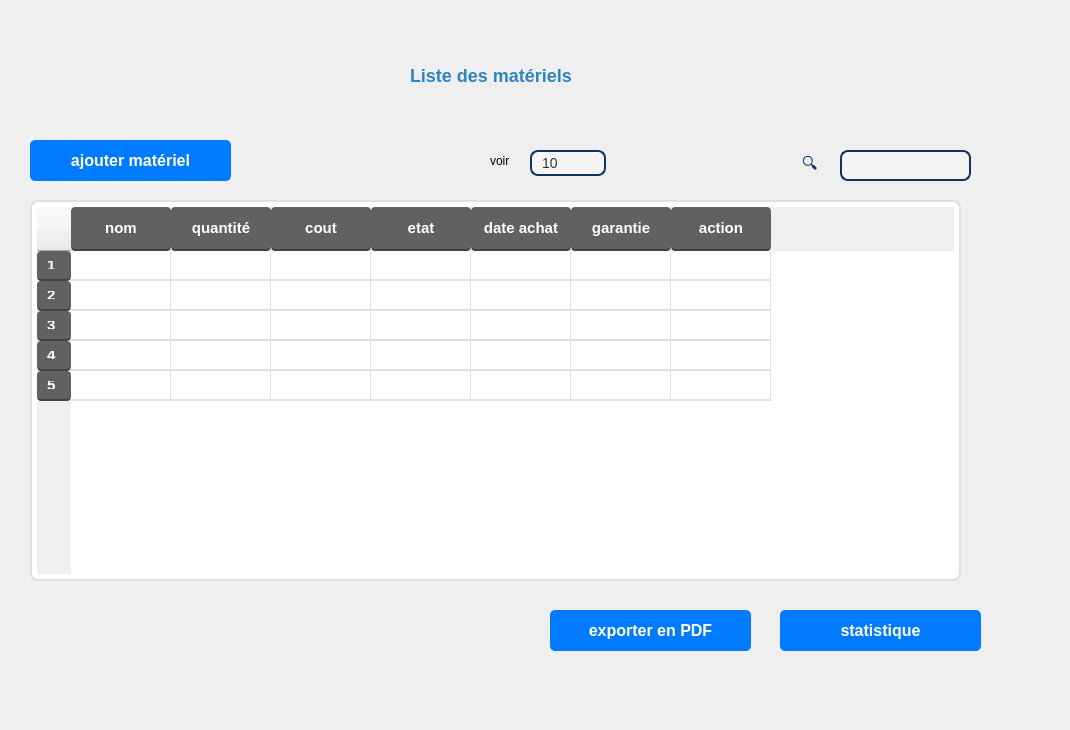
        <widget class="QWidget" name="page_10">
         <widget class="QWidget" name="maincontent_4" native="true">
          <property name="geometry">
           <rect>
            <x>-20</x>
            <y>10</y>
            <width>1061</width>
            <height>711</height>
           </rect>
          </property>
          <property name="sizePolicy">
           <sizepolicy hsizetype="Preferred" vsizetype="Preferred">
            <horstretch>10</horstretch>
            <verstretch>16</verstretch>
           </sizepolicy>
          </property>
          <property name="styleSheet">
           <string notr="true">QWidget#maincontent
 {
    background-color: white;
}
</string>
          </property>
          <widget class="QPushButton" name="pushButton_13">
           <property name="geometry">
            <rect>
             <x>570</x>
             <y>600</y>
             <width>201</width>
             <height>41</height>
            </rect>
           </property>
           <property name="styleSheet">
            <string notr="true">QPushButton {
    background-color: #007bff;  /* Bleu */
    color: white;
    border-radius: 5px;
    padding: 8px 15px;
    font-size: 12pt;
    font-weight: bold;
}

QPushButton:hover {
    background-color: #0056b3;  /* Bleu foncé au survol */
}

</string>
           </property>
           <property name="text">
            <string>exporter en PDF</string>
           </property>
          </widget>
          <widget class="QLabel" name="label_19">
           <property name="geometry">
            <rect>
             <x>810</x>
             <y>140</y>
             <width>81</width>
             <height>31</height>
            </rect>
           </property>
           <property name="styleSheet">
            <string notr="true">QLabel {
    font-size: 16px;
    color: #0f3460;
    padding-left: 8px;
}
</string>
           </property>
           <property name="text">
            <string>🔍</string>
           </property>
          </widget>
          <widget class="QLineEdit" name="lineEdit_24">
           <property name="geometry">
            <rect>
             <x>860</x>
             <y>140</y>
             <width>131</width>
             <height>31</height>
            </rect>
           </property>
           <property name="styleSheet">
            <string notr="true">QLineEdit {
    background-color: #f5f5f5;  /* Fond gris clair moderne */
    border: 2px solid #0f3460;  /* Bordure bleu foncé */
    border-radius: 8px;  /* Coins arrondis */
    padding: 8px 12px;  /* Espacement du texte */
    font-size: 14px;
    color: #333;  /* Couleur du texte */
}

QLineEdit:focus {
    border: 2px solid #e94560;  /* Bordure rouge clair quand on clique */
    background-color: white;  /* Fond blanc au focus */
}
</string>
           </property>
          </widget>
          <widget class="QLabel" name="label_20">
           <property name="geometry">
            <rect>
             <x>510</x>
             <y>140</y>
             <width>63</width>
             <height>21</height>
            </rect>
           </property>
           <property name="text">
            <string>voir </string>
           </property>
          </widget>
          <widget class="QComboBox" name="comboBox_5">
           <property name="geometry">
            <rect>
             <x>550</x>
             <y>140</y>
             <width>76</width>
             <height>26</height>
            </rect>
           </property>
           <property name="styleSheet">
            <string notr="true">QComboBox {
    background-color: #f5f5f5;  /* Fond gris clair */
    border: 2px solid #0f3460;  /* Bordure bleu foncé */
    border-radius: 8px;  /* Coins arrondis */
    padding: 5px 10px;  /* Espacement interne */
    font-size: 14px;
    color: #333;  /* Texte noir */
}

QComboBox::drop-down {
    border: none;
    background: transparent;
    width: 25px;
}

QComboBox::down-arrow {
    image: url(dropdown-icon.png);  /* Icône personnalisée */
    width: 16px;
    height: 16px;
}

QComboBox QAbstractItemView {
    background-color: white;
    border: 1px solid #0f3460;  /* Bordure bleu foncé */
    selection-background-color: #e94560;  /* Fond rouge clair au survol */
    selection-color: white;  /* Texte blanc */
    padding: 5px;
}
</string>
           </property>
           <item>
            <property name="text">
             <string>10</string>
            </property>
           </item>
           <item>
            <property name="text">
             <string>25</string>
            </property>
           </item>
           <item>
            <property name="text">
             <string>50</string>
            </property>
           </item>
           <item>
            <property name="text">
             <string>100</string>
            </property>
           </item>
          </widget>
          <widget class="QTableWidget" name="tableWidget_5">
           <property name="geometry">
            <rect>
             <x>50</x>
             <y>190</y>
             <width>931</width>
             <height>381</height>
            </rect>
           </property>
           <property name="styleSheet">
            <string notr="true">QTableWidget {
    background-color: #ffffff; /* Fond blanc pour un look épuré */
    border: 2px solid #e0e0e0; /* Bordure grise légère */
    gridline-color: #e0e0e0; /* Lignes de grille gris clair */
    selection-background-color: #757575; /* Couleur de sélection grise */
    selection-color: white; /* Texte en blanc sur la sélection */
    font-size: 14px; /* Taille du texte */
    border-radius: 8px; /* Coins arrondis pour le tableau */
    padding: 5px; /* Espace intérieur */
    alternate-background-color: #f5f5f5; /* Couleur alternative pour les lignes */
}

QHeaderView::section {
    background-color: #616161; /* En-têtes en gris foncé */
    color: white; /* Texte blanc */
    font-weight: bold;
    padding: 10px; /* Espacement dans les en-têtes */
    border: none; /* Supprimer les bordures par défaut */
    border-bottom: 2px solid #424242; /* Ligne de séparation sous l'en-tête */
    border-radius: 4px; /* Coins légèrement arrondis pour les en-têtes */
    font-size: 15px; /* Taille du texte des en-têtes */
}

QTableWidget::item {
    padding: 8px; /* Espacement dans les cellules */
    border-bottom: 1px solid #e0e0e0; /* Séparation douce des lignes */
}

QTableWidget::item:hover {
    background-color: #eeeeee; /* Couleur de survol gris clair */
}

QTableWidget::item:selected {
    background-color: #757575; /* Couleur de sélection grise */
    color: white; /* Texte en blanc sur la sélection */
}

QScrollBar:vertical {
    background-color: #ffffff; /* Fond de la barre de défilement */
    width: 12px; /* Largeur de la barre de défilement */
    margin: 0px 0px 0px 0px;
}

QScrollBar::handle:vertical {
    background-color: #757575; /* Couleur de la poignée grise */
    border-radius: 6px; /* Coins arrondis pour la poignée */
    min-height: 20px; /* Hauteur minimale de la poignée */
}

QScrollBar::add-line:vertical,
QScrollBar::sub-line:vertical {
    background: none; /* Supprimer les flèches de défilement */
}

QScrollBar::add-page:vertical,
QScrollBar::sub-page:vertical {
    background: none; /* Supprimer l'arrière-plan de la barre */
}</string>
           </property>
           <row/>
           <row/>
           <row/>
           <row/>
           <row/>
           <column>
            <property name="text">
             <string>nom</string>
            </property>
            <property name="font">
             <font>
              <family>Sans Serif Collection</family>
              <bold>true</bold>
              <stylestrategy>PreferDefault</stylestrategy>
              <hintingpreference>PreferDefaultHinting</hintingpreference>
             </font>
            </property>
            <property name="foreground">
             <brush brushstyle="SolidPattern">
              <color alpha="255">
               <red>0</red>
               <green>0</green>
               <blue>0</blue>
              </color>
             </brush>
            </property>
           </column>
           <column>
            <property name="text">
             <string>quantité</string>
            </property>
            <property name="font">
             <font>
              <bold>true</bold>
             </font>
            </property>
            <property name="background">
             <color>
              <red>152</red>
              <green>152</green>
              <blue>152</blue>
             </color>
            </property>
           </column>
           <column>
            <property name="text">
             <string>cout</string>
            </property>
            <property name="font">
             <font>
              <bold>true</bold>
             </font>
            </property>
           </column>
           <column>
            <property name="text">
             <string>etat</string>
            </property>
            <property name="font">
             <font>
              <bold>true</bold>
             </font>
            </property>
           </column>
           <column>
            <property name="text">
             <string>date achat</string>
            </property>
            <property name="font">
             <font>
              <bold>true</bold>
             </font>
            </property>
           </column>
           <column>
            <property name="text">
             <string>garantie</string>
            </property>
            <property name="font">
             <font>
              <bold>true</bold>
             </font>
            </property>
           </column>
           <column>
            <property name="text">
             <string>action</string>
            </property>
            <property name="font">
             <font>
              <italic>false</italic>
              <bold>true</bold>
             </font>
            </property>
           </column>
           <item row="0" column="0">
            <property name="text">
             <string/>
            </property>
            <property name="foreground">
             <brush brushstyle="Dense1Pattern">
              <color alpha="255">
               <red>155</red>
               <green>144</green>
               <blue>155</blue>
              </color>
             </brush>
            </property>
            <property name="icon">
             <iconset theme="QIcon::ThemeIcon::WeatherShowers"/>
            </property>
           </item>
           <item row="0" column="1">
            <property name="text">
             <string/>
            </property>
            <property name="font">
             <font>
              <strikeout>false</strikeout>
             </font>
            </property>
           </item>
           <item row="1" column="0">
            <property name="text">
             <string/>
            </property>
            <property name="font">
             <font>
              <italic>false</italic>
             </font>
            </property>
            <property name="background">
             <brush brushstyle="NoBrush">
              <color alpha="255">
               <red>0</red>
               <green>0</green>
               <blue>0</blue>
              </color>
             </brush>
            </property>
            <property name="foreground">
             <brush brushstyle="NoBrush">
              <color alpha="255">
               <red>0</red>
               <green>0</green>
               <blue>0</blue>
              </color>
             </brush>
            </property>
           </item>
          </widget>
          <widget class="QPushButton" name="pushButton_14">
           <property name="geometry">
            <rect>
             <x>800</x>
             <y>600</y>
             <width>201</width>
             <height>41</height>
            </rect>
           </property>
           <property name="styleSheet">
            <string notr="true">QPushButton {
    background-color: #007bff;  /* Bleu */
    color: white;
    border-radius: 5px;
    padding: 8px 15px;
    font-size: 12pt;
    font-weight: bold;
}

QPushButton:hover {
    background-color: #0056b3;  /* Bleu foncé au survol */
}
</string>
           </property>
           <property name="text">
            <string>statistique</string>
           </property>
          </widget>
          <widget class="QLabel" name="label_30">
           <property name="geometry">
            <rect>
             <x>430</x>
             <y>50</y>
             <width>191</width>
             <height>31</height>
            </rect>
           </property>
           <property name="styleSheet">
            <string notr="true">color: #2E86C1; /* Couleur du texte */
font-size: 18px; /* Taille de la police */
font-weight: bold; /* Texte en gras */</string>
           </property>
           <property name="text">
            <string>Liste des matériels</string>
           </property>
          </widget>
          <widget class="QPushButton" name="ajmateriel_5">
           <property name="geometry">
            <rect>
             <x>50</x>
             <y>130</y>
             <width>201</width>
             <height>41</height>
            </rect>
           </property>
           <property name="styleSheet">
            <string notr="true">QPushButton {
    background-color: #007bff;  /* Bleu */
    color: white;
    border-radius: 5px;
    padding: 8px 15px;
    font-size: 12pt;
    font-weight: bold;
}

QPushButton:hover {
    background-color: #0056b3;  /* Bleu foncé au survol */
}
</string>
           </property>
           <property name="text">
            <string>ajouter matériel</string>
           </property>
          </widget>
         </widget>
        </widget>
